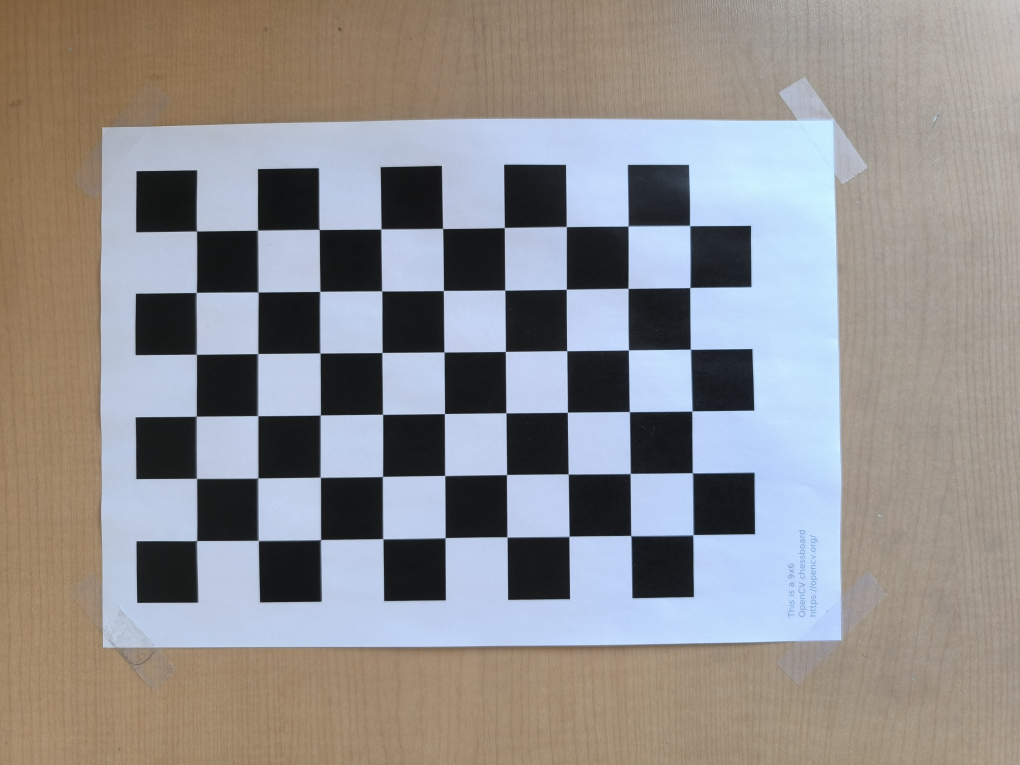
#> input picture ex3/calibration_pic/IMG_20260505_171352.jpg, 4080 x 3060 px (shown at 1/4 size); its folder holds 5 pictures in this run
$ python calibration.py
#> lines starting #> are read from the running program, lines starting #| are printed output that depends on the picture
import numpy as np
import cv2 as cv
import glob


# termination criteria
criteria = (cv.TERM_CRITERIA_EPS + cv.TERM_CRITERIA_MAX_ITER, 30, 0.001)

# prepare object points, like (0,0,0), (1,0,0), (2,0,0) ....,(6,5,0)
objp = np.zeros((6*9,3), np.float32)
objp[:,:2] = np.mgrid[0:9,0:6].T.reshape(-1,2)

# Arrays to store object points and image points from all the images.
objpoints = [] # 3d point in real world space
imgpoints = [] # 2d points in image plane.

images = glob.glob('calibration_pic/*.jpg')

for fname in images:
    img = cv.imread(fname)
#> img is the input picture: shape (3060, 4080, 3); mean B, G, R 143.1, 143.2, 145.6
    gray = cv.cvtColor(img, cv.COLOR_BGR2GRAY)
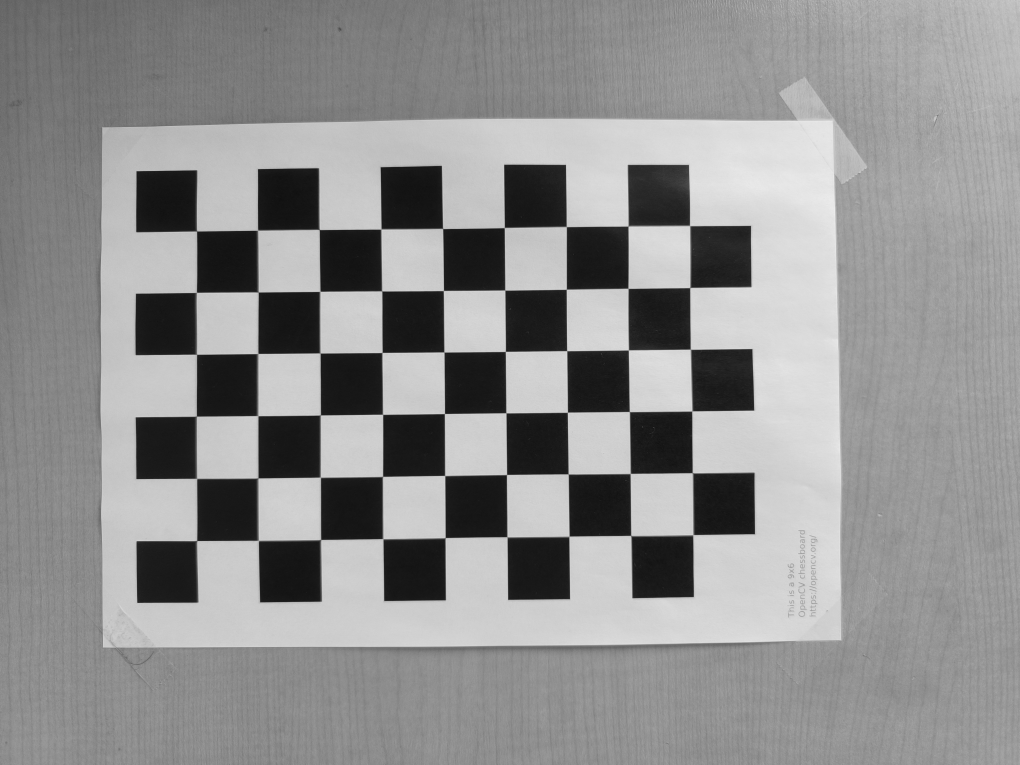
#> gray: shape (3060, 4080) (shown at 1/4 size); min 11, max 241, mean 143.9

    # Find the chess board corners
    ret, corners = cv.findChessboardCorners(gray, (9,6), None)
#> ret = True; corners = 54 rows, first 8: [788.5, 925.7], [1032.5, 922.5], [1278.7, 920.1], [1525.7, 918.4], [1772.6, 916.3], [2017.6, 912.9], [2267, 909.2], [2513.6, 906.7]

    # If found, add object points, image points (after refining them)
    if ret == True:
        objpoints.append(objp)

        corners2 = cv.cornerSubPix(gray,corners, (11,11), (-1,-1), criteria)
#> corners2 = 54 rows, first 8: [788.1, 925.7], [1032.4, 922.4], [1278.5, 920], [1525.5, 917.9], [1772.3, 915.8], [2018.6, 912.2], [2266.4, 908.2], [2513.6, 905.9]
        imgpoints.append(corners2)
#> pass 2 of the loop `for fname in images:`:
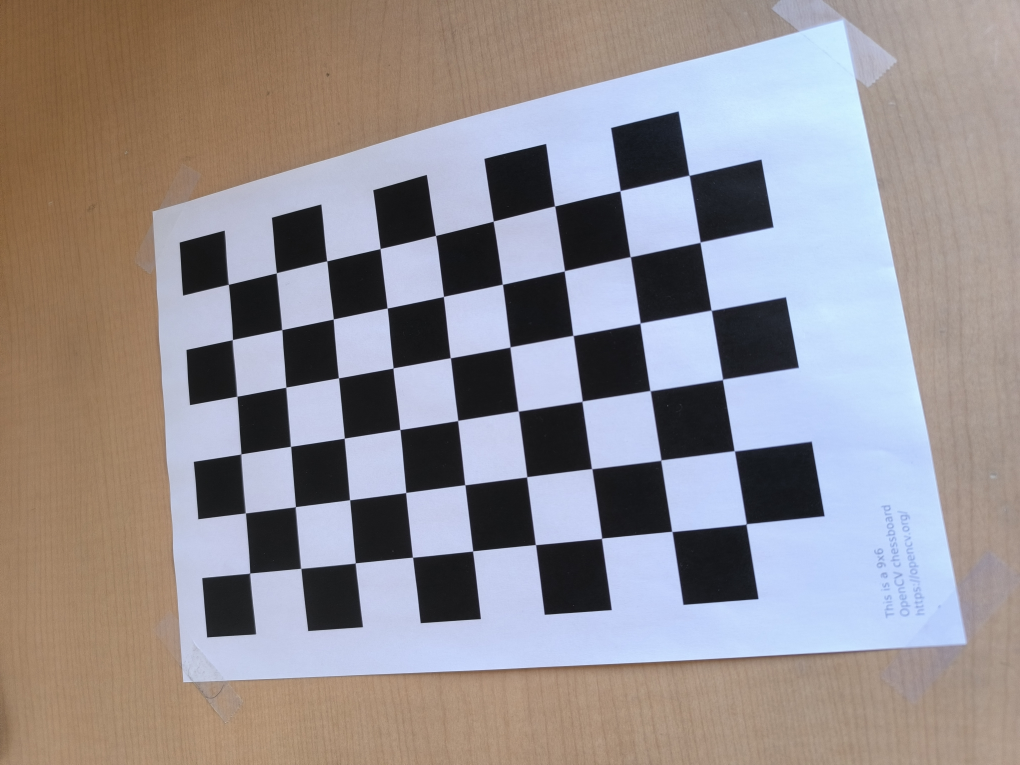
#> input picture ex3/calibration_pic/IMG_20260505_171354.jpg, 4080 x 3060 px (shown at 1/4 size)
#> img is the input picture: shape (3060, 4080, 3); mean B, G, R 145.3, 142.9, 149
#> `gray = cv.cvtColor(img, cv.COLOR_BGR2GRAY)`:
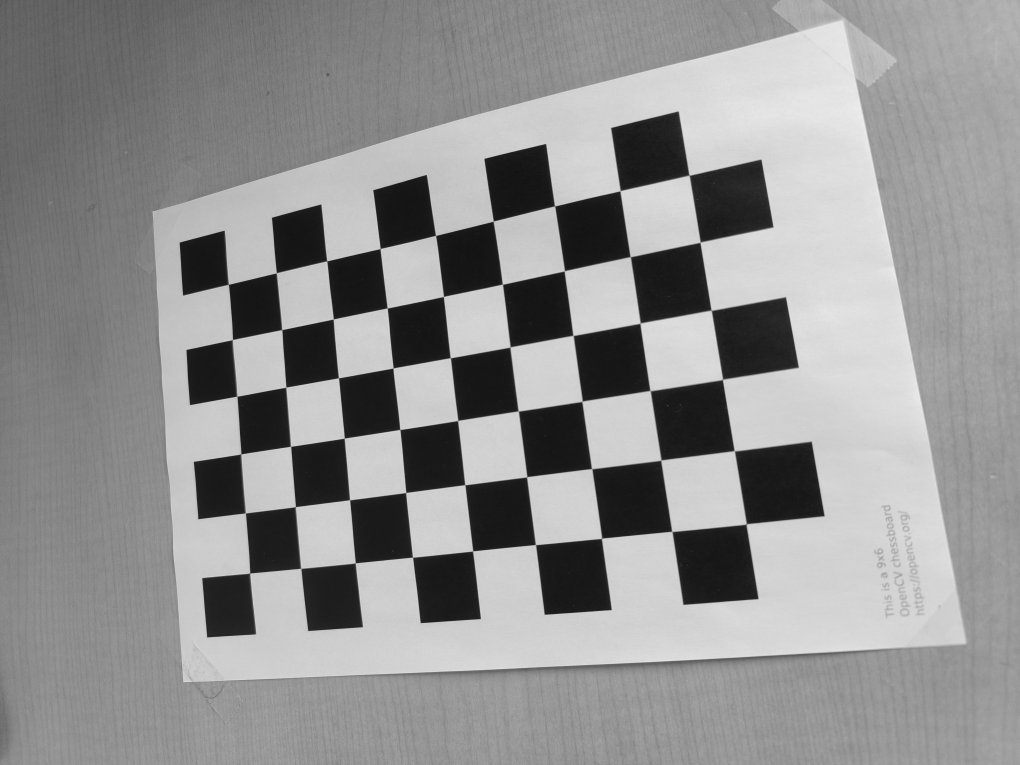
#> gray: shape (3060, 4080) (shown at 1/4 size); min 13, max 240, mean 145
#> corners = 54 rows, first 8: [915.3, 1139.1], [1108.5, 1092.4], [1308.8, 1045.5], [1521.9, 995.7], [1744.4, 943.6], [1973.4, 886.9], [2221.1, 825.8], [2482, 764.5]
#> corners2 = 54 rows, first 8: [915.3, 1138.9], [1107.2, 1092.9], [1308.7, 1045.2], [1521.8, 995.8], [1743.6, 943.3], [1974.4, 885.9], [2219.9, 825.5], [2481.8, 764.7]
#> pass 3 of the loop `for fname in images:`:
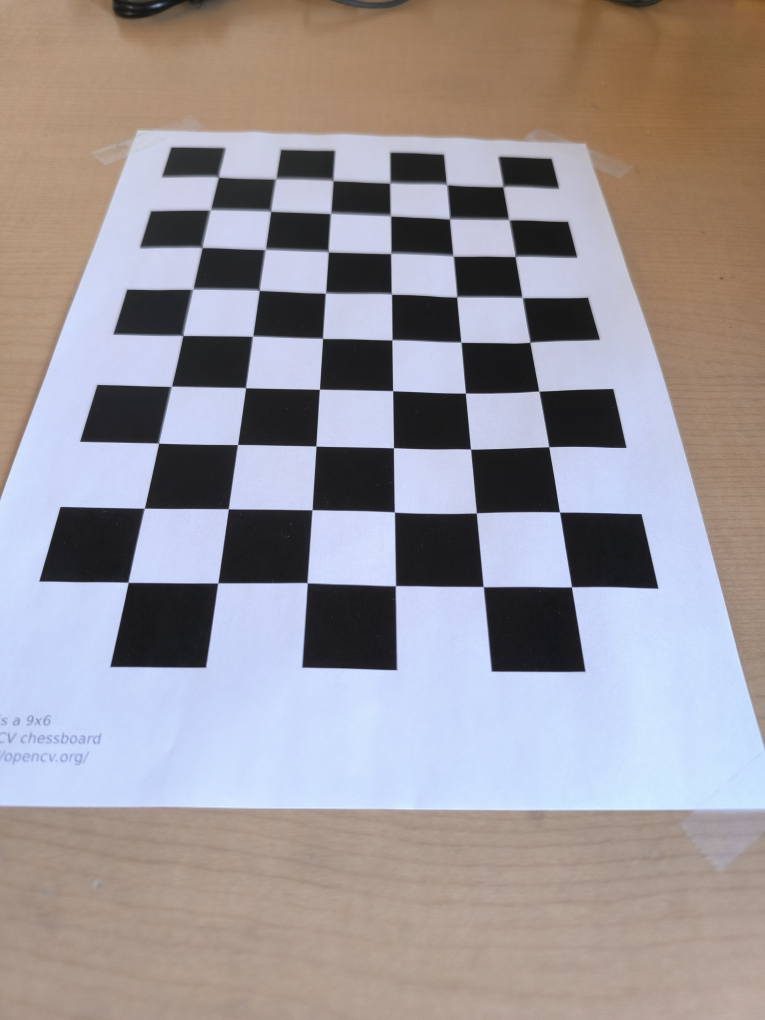
#> input picture ex3/calibration_pic/IMG_20260505_171356.jpg, 3060 x 4080 px (shown at 1/4 size)
#> img is the input picture: shape (4080, 3060, 3); mean B, G, R 153.7, 149.9, 156.3
#> `gray = cv.cvtColor(img, cv.COLOR_BGR2GRAY)`:
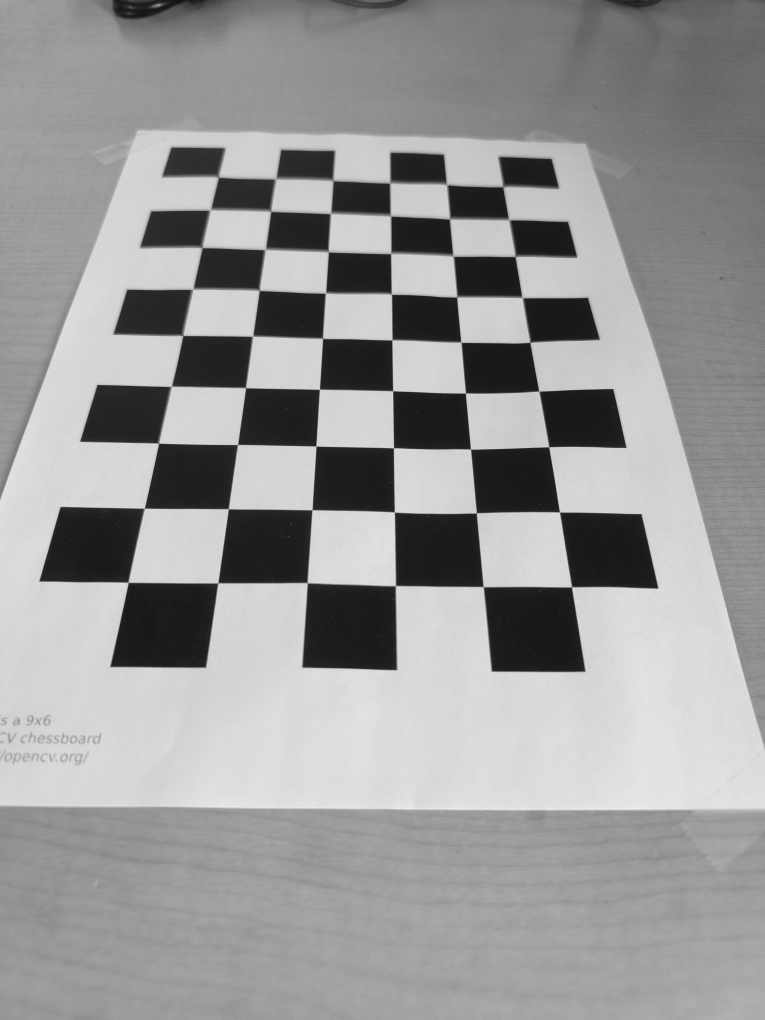
#> gray: shape (4080, 3060) (shown at 1/4 size); min 17, max 243, mean 152.2
#> corners = 54 rows, first 8: [2012.5, 748.5], [2036, 881.5], [2059.1, 1026.9], [2089.4, 1193.3], [2119, 1370.7], [2156.4, 1566.4], [2195.7, 1788.6], [2238.7, 2050.1]
#> corners2 = 54 rows, first 8: [2012.2, 749.8], [2036.9, 882.3], [2060.9, 1028.4], [2089.5, 1192.4], [2120.2, 1371.3], [2156.3, 1566], [2196.1, 1788.7], [2239.1, 2049.6]
#> the loop made 5 passes; the first 3 are shown

        # Draw and display the corners
        # cv.drawChessboardCorners(img, (9,6), corners2, ret)
        # cv.imshow('img', img)
        # cv.waitKey(500)

cv.destroyAllWindows()

ret, mtx, dist, rvecs, tvecs = cv.calibrateCamera(objpoints, imgpoints, gray.shape[::-1], None, None)

print("Camera matrix, intrinsics parameters : \n")
print("mtx", mtx)
print("dist", dist)
print("Extrinsic parameters : \n")
print("Rotation Vectors, rvecs" +"\n", rvecs)
print("tvecs", tvecs)
np.savez('calibration_data.npz', mtx=mtx, dist=dist, rvecs=rvecs, tvecs=tvecs)


### Undistorting an image

img = cv.imread('calibration_pic/IMG_20260505_171428.jpg')
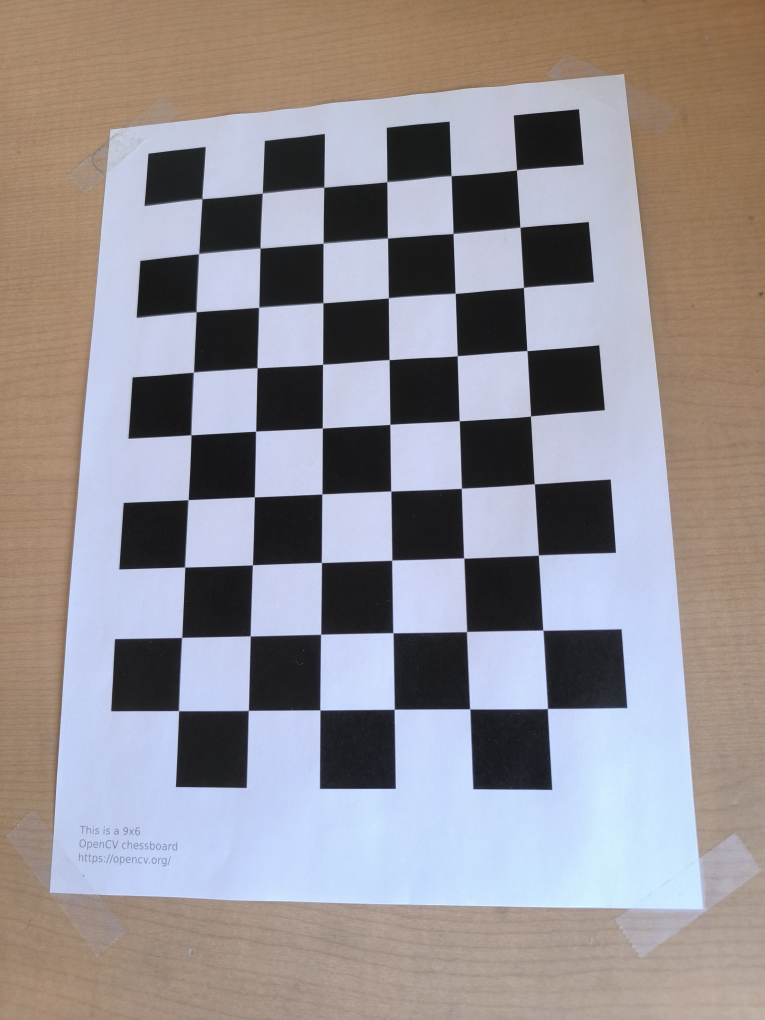
#> input picture ex3/calibration_pic/IMG_20260505_171428.jpg, 3060 x 4080 px (shown at 1/4 size)
#> img is the input picture: shape (4080, 3060, 3); mean B, G, R 148.2, 144.4, 149.7
h,  w = img.shape[:2]
#> h = 4080; w = 3060
newcameramtx, roi = cv.getOptimalNewCameraMatrix(mtx, dist, (w,h), 1, (w,h))
# undistort
dst = cv.undistort(img, mtx, dist, None, newcameramtx)
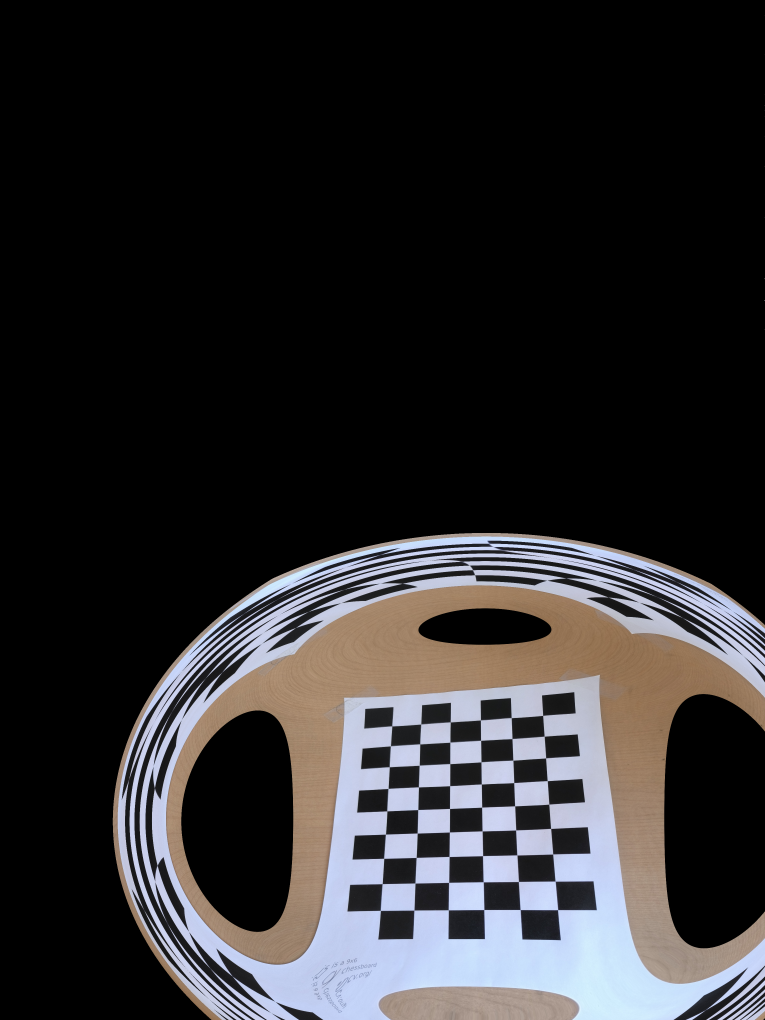
#> dst: shape (4080, 3060, 3) (shown at 1/4 size); mean B, G, R 44.9, 43.5, 44.9

# crop the image
# x, y, w, h = roi
# dst = dst[y:y+h, x:x+w]
# cv.imwrite('calibresult.png', dst)

### Reprojection Error
mean_error = 0
for i in range(len(objpoints)):
    imgpoints2, _ = cv.projectPoints(objpoints[i], rvecs[i], tvecs[i], mtx, dist)
    error = cv.norm(imgpoints[i], imgpoints2, cv.NORM_L2SQR) / len(imgpoints2)
    mean_error += error

print( "total error: {}".format(np.sqrt(mean_error/len(objpoints))) )
